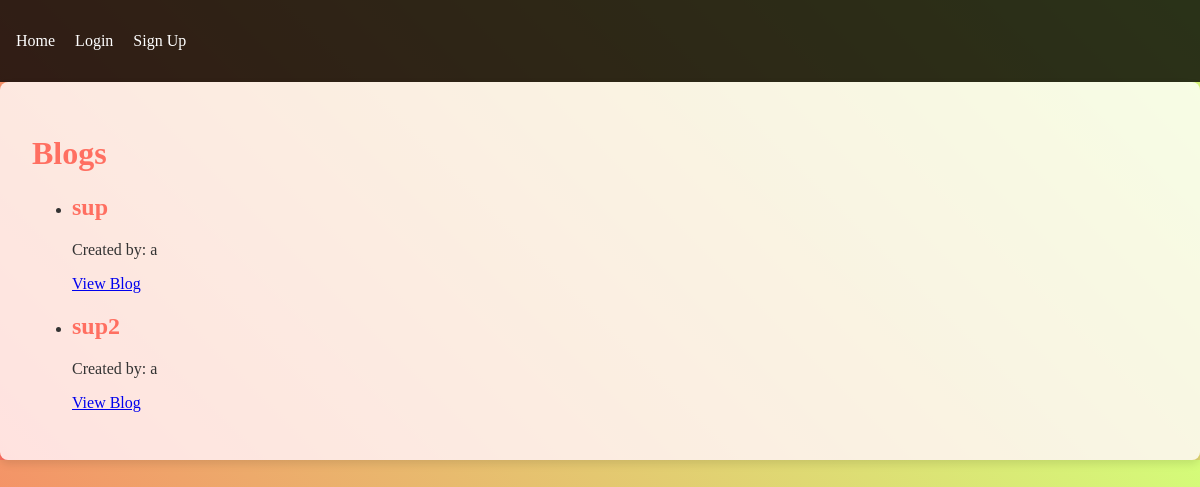
Before: / with the older database file.
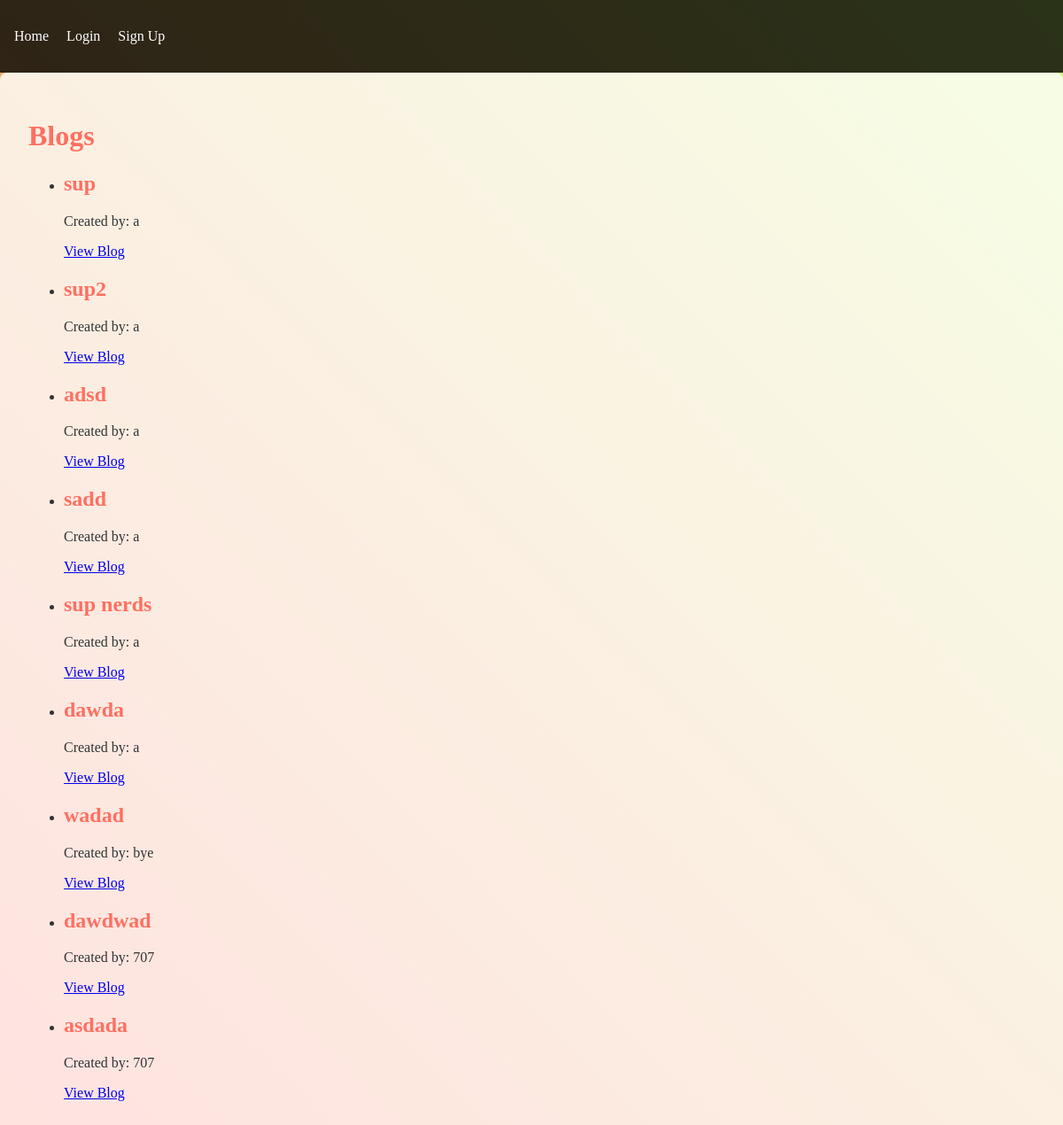
After: the same page with the newer database file.
### tables this page shows
CREATE TABLE blogs (
        id INTEGER PRIMARY KEY AUTOINCREMENT,
        title TEXT NOT NULL,
        user_id INTEGER,
        FOREIGN KEY (user_id) REFERENCES users (id)
    );

CREATE TABLE users (
        id INTEGER PRIMARY KEY AUTOINCREMENT,
        email TEXT UNIQUE NOT NULL,
        password TEXT NOT NULL,
        name TEXT NOT NULL
    );

### blog.py (the view)
@blog.route('/')
def index():
    blogs = query_db(
        'SELECT blogs.*, users.name AS username FROM blogs JOIN users ON blogs.user_id = users.id'
    )
    return render_template('home.html', blogs=blogs)

### database.py (called while the page is built)
def query_db(query, args=(), one=False):
    conn = sqlite3.connect('db.sqlite3')
    conn.row_factory = sqlite3.Row
    cursor = conn.cursor()
    cursor.execute(query, args)
    rv = cursor.fetchall()
    conn.close()
    return (rv[0] if rv else None) if one else rv

### templates/home.html (shortened to what this page needs)
{% extends "base.html" %}
{% block content %}
  <h1>Blogs</h1>
  <ul>
    {% for blog in blogs %}
      <li>
        <h2>{{ blog.title }}</h2>
        <p>Created by: {{ blog.username }}</p>
        <a href="{{ url_for('blog.blog_view', blog_id=blog.id) }}">View Blog</a>
      </li>
    {% endfor %}
  </ul>
{% endblock %}

### templates/base.html (shortened to what this page needs)
<!DOCTYPE html>
<html>
<head>
	<link rel="stylesheet" type="text/css" href="{{ url_for('static', filename='styles.css') }}">
</head>
<body>
    <nav>
        <ul>
            <li><a href="{{ url_for('blog.index') }}">Home</a></li>
            {% if session['user_id'] %}
            <li><a href="{{ url_for('auth.logout') }}">Logout</a></li>
            <li><a href="{{ url_for('blog.new_blog') }}">Create New Blog</a></li>
            {% else %}
            <li><a href="{{ url_for('auth.login') }}">Login</a></li>
            <li><a href="{{ url_for('auth.signup') }}">Sign Up</a></li>
            {% endif %}
        </ul>
    </nav>
    <div class="container">
        {% block content %}
        {% endblock %}
    </div>
</body>
</html>

### static/styles.css (style rules this page uses)
body { font-family: 'Arial, sans-serif'; background: linear-gradient(45deg, #ff6f61, #d4fc79); color: #333; margin: 0; padding: 0; }
nav { background: rgba(0, 0, 0, 0.8); padding: 1em; }
nav ul { list-style: none; padding: 0; }
nav ul li { display: inline; margin-right: 1em; }
nav ul li a { color: #fff; text-decoration: none; }
.container { padding: 2em; background: rgba(255, 255, 255, 0.8); border-radius: 8px; box-shadow: 0 4px 8px rgba(0, 0, 0, 0.1); }
h1, h2, h3 { color: #ff6f61; }

Changed rows visible on the page:
added blogs: title "adsd", username "a"
added blogs: title "sadd", username "a"
added blogs: title "sup nerds", username "a"
added blogs: title "dawda", username "a"
added blogs: title "wadad", username "bye"
added blogs: title "dawdwad", username "707"
added blogs: title "asdada", username "707"
